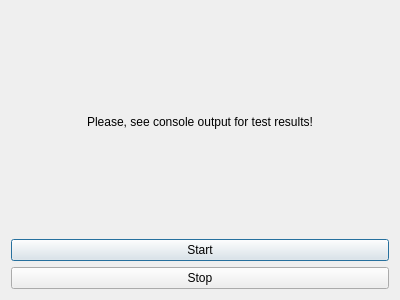
<?xml version="1.0" encoding="UTF-8"?>
<ui version="4.0">
 <class>TestRecorder</class>
 <widget class="QDialog" name="TestRecorder">
  <property name="geometry">
   <rect>
    <x>0</x>
    <y>0</y>
    <width>400</width>
    <height>300</height>
   </rect>
  </property>
  <property name="windowTitle">
   <string>Recorder/VLM Test</string>
  </property>
  <property name="windowIcon">
   <iconset resource="../data/logo.qrc">
    <normaloff>:/vlc-qt/icons/48x48/vlc-qt.png</normaloff>:/vlc-qt/icons/48x48/vlc-qt.png</iconset>
  </property>
  <layout class="QVBoxLayout" name="verticalLayout">
   <item>
    <widget class="QLabel" name="label">
     <property name="text">
      <string>Please, see console output for test results!</string>
     </property>
     <property name="alignment">
      <set>Qt::AlignCenter</set>
     </property>
    </widget>
   </item>
   <item>
    <widget class="QPushButton" name="buttonPlay">
     <property name="text">
      <string>Start</string>
     </property>
    </widget>
   </item>
   <item>
    <widget class="QPushButton" name="buttonStop">
     <property name="text">
      <string>Stop</string>
     </property>
    </widget>
   </item>
  </layout>
 </widget>
 <resources>
  <include location="../data/logo.qrc"/>
 </resources>
 <connections/>
</ui>
